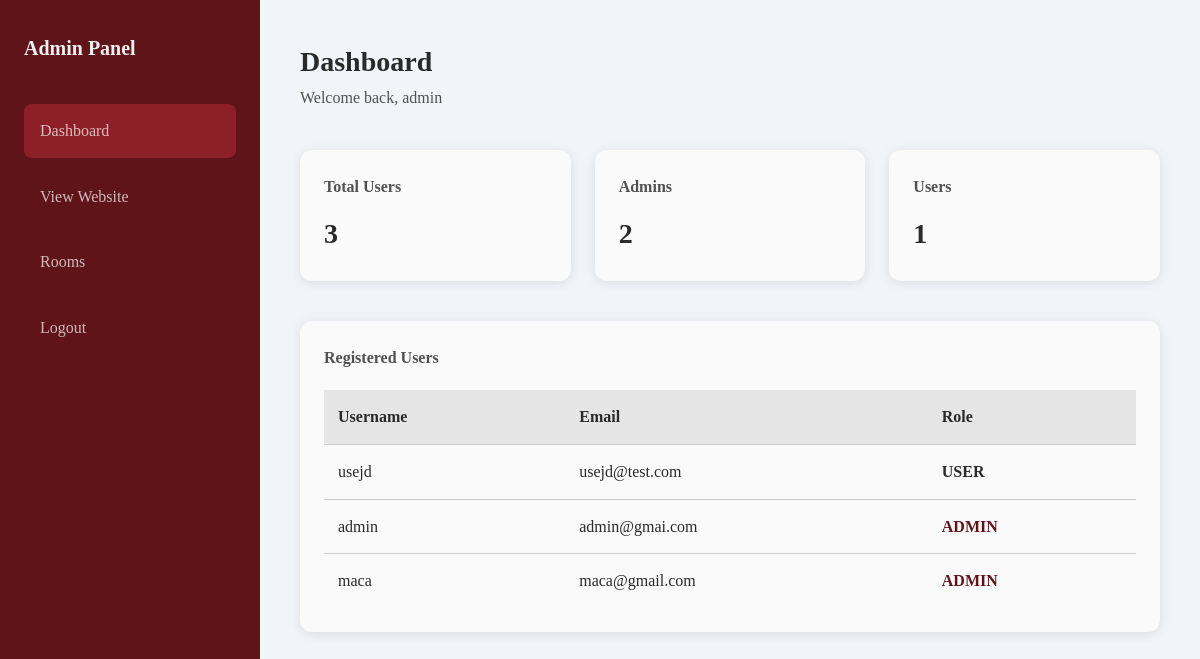
Page /admin/AdminDashboard.php (signed in) on the earlier database version.
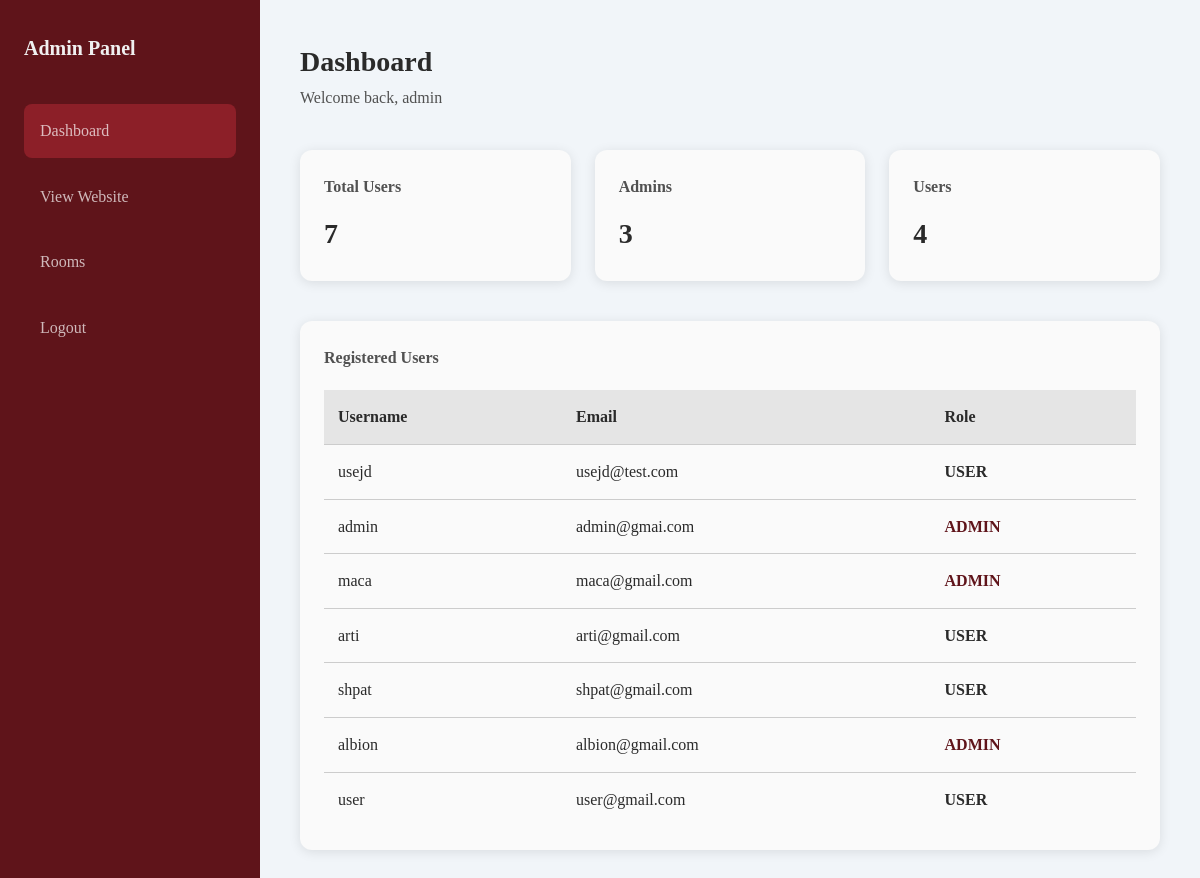
Same page on the later database version.
### tables this page shows
CREATE TABLE `user` (
  `id` int(11) NOT NULL,
  `role` varchar(40) NOT NULL,
  `username` varchar(100) NOT NULL,
  `email` varchar(255) NOT NULL,
  `password` varchar(255) NOT NULL
);

### admin/AdminDashboard.php (the view, shortened to what this page needs)
<?php
$db = new Database();
$conn = $db->getConnection();
$stmt = $conn->prepare("SELECT username, email, role FROM user");
$stmt->execute();
$users = $stmt->fetchAll(PDO::FETCH_ASSOC);
$totalUsers = count($users);
$totalAdmins = count(array_filter($users, fn($u) => $u['role'] === 'admin'));
$totalRegular = count(array_filter($users, fn($u) => $u['role'] === 'user'));
?>
<!DOCTYPE html>
<html lang="en">
<head>
    <link rel="stylesheet" href="../css/global.css">
    <link rel="stylesheet" href="../css/admin.css">
</head>
<body>
<div class="admin-layout">
    <aside class="admin-sidebar">
        <h2>Admin Panel</h2>
        <a href="AdminDashboard.php" class="active">Dashboard</a>
        <a href="../Home.php">View Website</a>
        <a href="RoomsAdmin.php">Rooms</a>
        <a href="../Logout.php">Logout</a>
    </aside>
    <main class="admin-content">
        <div class="admin-topbar">
            <h1>Dashboard</h1>
            <p>Welcome back, <?php echo htmlspecialchars($_SESSION['logged_in_user']['username']); ?></p>
        </div>
        <section class="admin-stats">
            <div class="admin-card">
                <h3>Total Users</h3>
                <p><?php echo $totalUsers; ?></p>
            </div>
            <div class="admin-card">
                <h3>Admins</h3>
                <p><?php echo $totalAdmins; ?></p>
            </div>
            <div class="admin-card">
                <h3>Users</h3>
                <p><?php echo $totalRegular; ?></p>
            </div>
        </section>
        <section class="admin-card">
            <h3>Registered Users</h3>
            <table class="admin-table">
                <thead>
                    <tr>
                        <th>Username</th>
                        <th>Email</th>
                        <th>Role</th>
                    </tr>
                </thead>
                <tbody>
                <?php foreach ($users as $u): ?>
                    <tr>
                        <td><?php echo htmlspecialchars($u['username']); ?></td>
                        <td><?php echo htmlspecialchars($u['email']); ?></td>
                        <td class="<?php echo $u['role'] === 'admin' ? 'role-admin' : 'role-user'; ?>">
                            <?php echo strtoupper($u['role']); ?>
                        </td>
                    </tr>
                <?php endforeach; ?>
                </tbody>
            </table>
        </section>
    </main>
</div>
</body>
</html>

Differences in the rows shown:
added user: username "arti", email "arti@gmail.com", role "USER"
added user: username "shpat", email "shpat@gmail.com", role "USER"
added user: username "albion", email "albion@gmail.com", role "ADMIN"
added user: username "user", email "user@gmail.com", role "USER"
Other differences:
$totalUsers: "3" → "7"
$totalAdmins: "2" → "3"
$totalRegular: "1" → "4"
